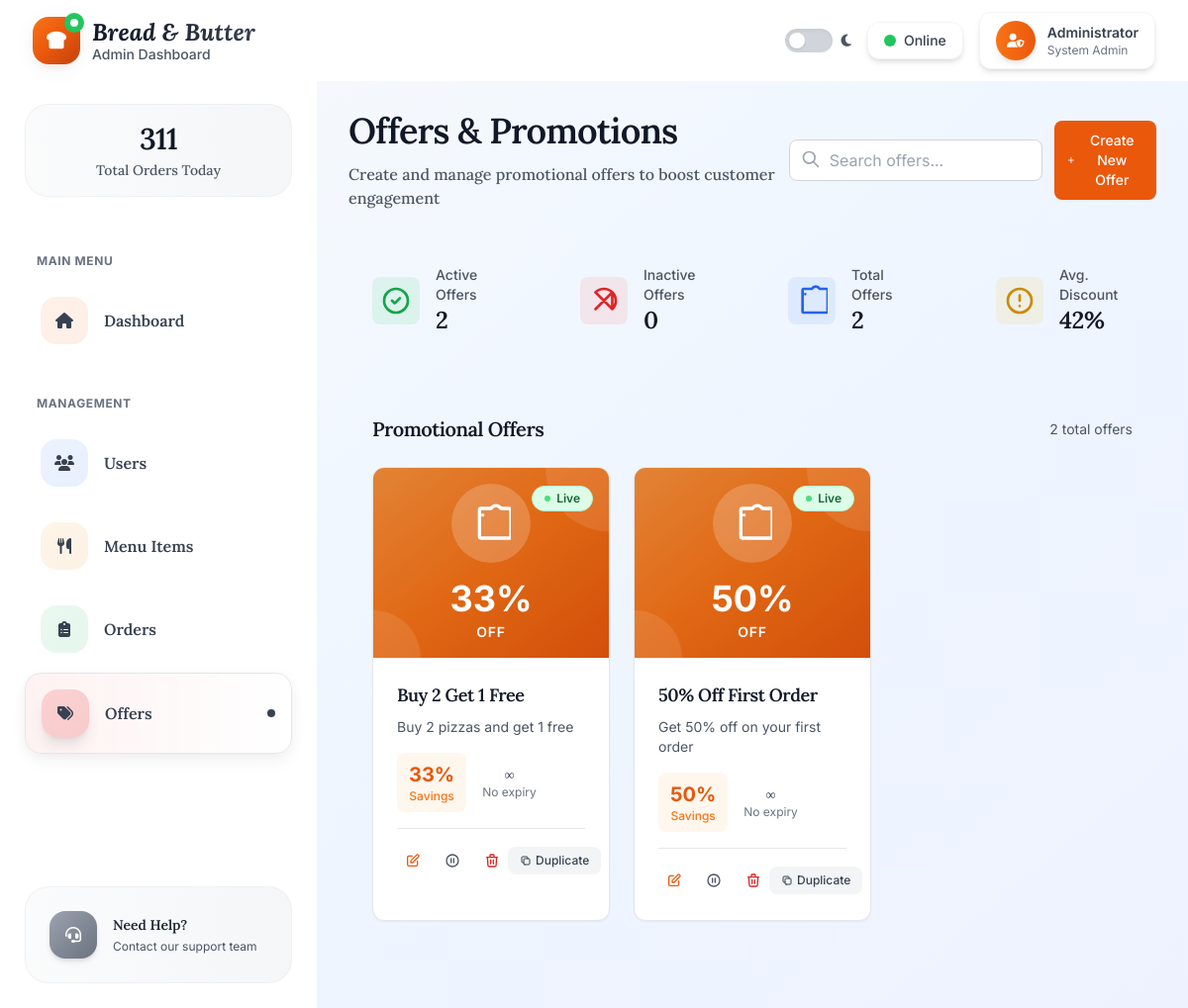
Screenshot of /offers with the database file from the repository.
### app.py (models this page shows, shortened)
class Offer(db.Model):
    id = db.Column(db.Integer, primary_key=True)
    title = db.Column(db.String(100), nullable=False)
    description = db.Column(db.Text, nullable=True)
    image = db.Column(db.String(255), nullable=True)
    discount_percentage = db.Column(db.Float, nullable=False)
    is_active = db.Column(db.Boolean, default=True)
    valid_until = db.Column(db.DateTime, nullable=True)
    created_at = db.Column(db.DateTime, default=datetime.utcnow)

### app.py (the view)
@app.route('/offers')
def offers():
    offers_list = Offer.query.order_by(Offer.created_at.desc()).all()
    stats = get_stats()
    return render_template('offers.html', offers=offers_list, stats=stats)

### app.py (called while the page is built)
def get_stats():
    return {
        'total_users': User.query.count(),
        'total_orders': Order.query.count(),
        'total_revenue': db.session.query(db.func.sum(Order.total_amount)).scalar() or 0,
        'total_menu_items': MenuItem.query.count()
    }

### templates/offers.html (shortened to what this page needs)
{% extends "base.html" %}
{% block content %}
<div class="mb-8">
    <div class="sm:flex sm:items-center sm:justify-between">
        <div>
            <h1 class="text-4xl heading-text text-gray-900 dark:text-white mb-3">Offers & Promotions</h1>
            <p class="subheading-text text-gray-600 dark:text-gray-400">Create and manage promotional offers to boost customer engagement</p>
        </div>
        <div class="mt-4 sm:mt-0 flex items-center space-x-3">
            <div class="relative">
                <input type="text" id="offer-search" placeholder="Search offers..."
                       class="pl-10 pr-4 py-2 w-64 border border-gray-300 dark:border-gray-600 rounded-lg focus:ring-2 focus:ring-primary-500 focus:border-transparent bg-white dark:bg-gray-700 text-gray-900 dark:text-white">
                <svg class="absolute left-3 top-2.5 h-5 w-5 text-gray-400" fill="none" viewBox="0 0 24 24" stroke="currentColor">
                    <path stroke-linecap="round" stroke-linejoin="round" stroke-width="2" d="M21 21l-6-6m2-5a7 7 0 11-14 0 7 7 0 0114 0z" />
                </svg>
            </div>
            <button onclick="openAddOfferModal()" class="inline-flex items-center px-4 py-2.5 bg-primary-600 hover:bg-primary-700 text-white text-sm font-medium rounded-lg shadow-sm focus:outline-none focus:ring-2 focus:ring-offset-2 focus:ring-primary-500 transition-colors duration-200">
                <svg class="-ml-1 mr-2 h-5 w-5" fill="none" viewBox="0 0 24 24" stroke="currentColor">
                    <path stroke-linecap="round" stroke-linejoin="round" stroke-width="2" d="M12 6v6m0 0v6m0-6h6m-6 0H6" />
                </svg>
                Create New Offer
            </button>
        </div>
    </div>
</div>
<div class="grid grid-cols-1 md:grid-cols-4 gap-6 mb-8">
    <div class="glass-card p-6">
        <div class="flex items-center">
            <div class="p-2 bg-green-500 bg-opacity-10 rounded-lg">
                <svg class="h-8 w-8 text-green-600" fill="none" viewBox="0 0 24 24" stroke="currentColor">
                    <path stroke-linecap="round" stroke-linejoin="round" stroke-width="2" d="M9 12l2 2 4-4m6 2a9 9 0 11-18 0 9 9 0 0118 0z" />
                </svg>
            </div>
            <div class="ml-4">
                <p class="text-sm font-medium text-gray-600 dark:text-gray-400">Active Offers</p>
                <p class="text-2xl heading-text text-gray-900 dark:text-white">{{ offers | selectattr("is_active", "equalto", true) | list | length }}</p>
            </div>
        </div>
    </div>
    <div class="glass-card p-6">
        <div class="flex items-center">
            <div class="p-2 bg-red-500 bg-opacity-10 rounded-lg">
                <svg class="h-8 w-8 text-red-600" fill="none" viewBox="0 0 24 24" stroke="currentColor">
                    <path stroke-linecap="round" stroke-linejoin="round" stroke-width="2" d="M18.364 18.364A9 9 0 005.636 5.636m12.728 12.728L5.636 5.636m12.728 12.728L18.364 5.636M5.636 18.364l12.728-12.728" />
                </svg>
            </div>
            <div class="ml-4">
                <p class="text-sm font-medium text-gray-600 dark:text-gray-400">Inactive Offers</p>
                <p class="text-2xl heading-text text-gray-900 dark:text-white">{{ offers | selectattr("is_active", "equalto", false) | list | length }}</p>
            </div>
        </div>
    </div>
    <div class="glass-card p-6">
        <div class="flex items-center">
            <div class="p-2 bg-blue-500 bg-opacity-10 rounded-lg">
                <svg class="h-8 w-8 text-blue-600" fill="none" viewBox="0 0 24 24" stroke="currentColor">
                    <path stroke-linecap="round" stroke-linejoin="round" stroke-width="2" d="M7 7h.01M7 3h5c1.5-2.3 4.5-2.3 6 0h5a1.003 1.003 0 011 1v16a1.003 1.003 0 01-1 1H6a1.003 1.003 0 01-1-1V4a1.003 1.003 0 011-1z" />
                </svg>
            </div>
            <div class="ml-4">
                <p class="text-sm font-medium text-gray-600 dark:text-gray-400">Total Offers</p>
                <p class="text-2xl heading-text text-gray-900 dark:text-white">{{ offers | length }}</p>
            </div>
        </div>
    </div>
    <div class="glass-card p-6">
        <div class="flex items-center">
            <div class="p-2 bg-yellow-500 bg-opacity-10 rounded-lg">
                <svg class="h-8 w-8 text-yellow-600" fill="none" viewBox="0 0 24 24" stroke="currentColor">
                    <path stroke-linecap="round" stroke-linejoin="round" stroke-width="2" d="M12 8v4m0 4h.01M21 12a9 9 0 11-18 0 9 9 0 0118 0z" />
                </svg>
            </div>
            <div class="ml-4">
                <p class="text-sm font-medium text-gray-600 dark:text-gray-400">Avg. Discount</p>
                <p class="text-2xl heading-text text-gray-900 dark:text-white">{{ "%.0f"|format((offers | sum(attribute='discount_percentage') | float) / (offers | length) if offers | length > 0 else 0) }}%</p>
            </div>
        </div>
    </div>
</div>
<div class="glass-card p-6 mb-8">
    <div class="flex items-center justify-between mb-6">
        <h3 class="text-xl heading-text text-gray-900 dark:text-white">Promotional Offers</h3>
        <div class="flex items-center space-x-2">
            <span class="text-sm text-gray-600 dark:text-gray-400">{{ offers | length }} total offers</span>
        </div>
    </div>
    <div class="grid grid-cols-1 gap-6 sm:grid-cols-2 lg:grid-cols-3">
        {% for offer in offers %}
        <div class="bg-white dark:bg-gray-800 rounded-xl shadow-sm hover:shadow-lg transition-all duration-300 border border-gray-200 dark:border-gray-700 overflow-hidden group">
            <div class="relative aspect-w-16 aspect-h-9">
                {% if offer.image %}
                <img class="w-full h-48 object-cover group-hover:scale-105 transition-transform duration-300" src="{{ offer.image }}" alt="{{ offer.title }}">
                {% else %}
                <div class="w-full h-48 bg-gradient-to-br from-primary-400 via-primary-500 to-primary-600 flex items-center justify-center relative overflow-hidden">
                    <div class="absolute inset-0 bg-black bg-opacity-10"></div>
                    <div class="relative text-center z-10">
                        <div class="w-20 h-20 bg-white bg-opacity-20 rounded-full flex items-center justify-center mb-4 mx-auto backdrop-blur-sm">
                            <svg class="h-10 w-10 text-white" fill="none" viewBox="0 0 24 24" stroke="currentColor">
                                <path stroke-linecap="round" stroke-linejoin="round" stroke-width="2" d="M7 7h.01M7 3h5c1.5-2.3 4.5-2.3 6 0h5a1.003 1.003 0 011 1v16a1.003 1.003 0 01-1 1H6a1.003 1.003 0 01-1-1V4a1.003 1.003 0 011-1z" />
                            </svg>
                        </div>
                        <div class="text-4xl font-bold text-white mb-1">{{ "%.0f"|format(offer.discount_percentage) }}%</div>
                        <div class="text-sm text-white font-semibold tracking-wider">OFF</div>
                    </div>
                    <div class="absolute bottom-0 left-0 w-24 h-24 bg-white bg-opacity-10 rounded-full translate-y-12 -translate-x-12"></div>
                </div>
                {% endif %}
                <div class="absolute top-4 right-4">
                    {% if offer.is_active %}
                    <span class="inline-flex items-center px-3 py-1 rounded-full text-xs font-semibold bg-green-100 dark:bg-green-900 text-green-800 dark:text-green-200 border border-green-200 dark:border-green-800">
                        <span class="w-1.5 h-1.5 bg-green-400 rounded-full mr-1.5 animate-pulse"></span>
                        Live
                    </span>
                    {% else %}
                    <span class="inline-flex items-center px-3 py-1 rounded-full text-xs font-semibold bg-red-100 dark:bg-red-900 text-red-800 dark:text-red-200 border border-red-200 dark:border-red-800">
                        <span class="w-1.5 h-1.5 bg-red-400 rounded-full mr-1.5"></span>
                        Paused
                    </span>
                    {% endif %}
                </div>
            </div>
            <div class="p-6">
                <div class="mb-4">
                    <h3 class="text-lg font-semibold heading-text text-gray-900 dark:text-white mb-2">{{ offer.title }}</h3>
                    {% if offer.description %}
                    <p class="text-sm text-gray-600 dark:text-gray-400 line-clamp-2">{{ offer.description }}</p>
                    {% endif %}
                </div>
                <div class="flex items-center justify-between mb-4">
                    <div class="flex items-center space-x-4">
                        <div class="text-center bg-primary-50 dark:bg-primary-900 rounded-lg px-3 py-2">
                            <div class="text-xl font-bold text-primary-600 dark:text-primary-400">{{ "%.0f"|format(offer.discount_percentage) }}%</div>
                            <div class="text-xs text-primary-500 dark:text-primary-400 font-medium">Savings</div>
                        </div>
                        {% if offer.valid_until %}
                        <div class="text-center">
                            <div class="text-sm font-semibold text-gray-900 dark:text-white">{{ offer.valid_until.strftime('%b %d') }}</div>
                            <div class="text-xs text-gray-500 dark:text-gray-400">Expires</div>
                        </div>
                        {% else %}
                        <div class="text-center">
                            <div class="text-sm font-medium text-gray-700 dark:text-gray-300">∞</div>
                            <div class="text-xs text-gray-500 dark:text-gray-400">No expiry</div>
                        </div>
                        {% endif %}
                    </div>
                </div>
                <div class="flex items-center justify-between pt-4 border-t border-gray-200 dark:border-gray-700">
                    <div class="flex items-center space-x-2">
                        <button onclick="editOffer({{ offer.id }})" class="p-2 text-primary-600 dark:text-primary-400 hover:bg-primary-100 dark:hover:bg-primary-900 rounded-lg transition-colors duration-200" title="Edit offer">
                            <svg class="h-4 w-4" fill="none" viewBox="0 0 24 24" stroke="currentColor">
                                <path stroke-linecap="round" stroke-linejoin="round" stroke-width="2" d="M11 5H6a2 2 0 00-2 2v11a2 2 0 002 2h11a2 2 0 002-2v-5m-1.414-9.414a2 2 0 112.828 2.828L11.828 15H9v-2.828l8.586-8.586z" />
                            </svg>
                        </button>
                        <button onclick="toggleOfferStatus({{ offer.id }}, {{ offer.is_active|lower }})" class="p-2 text-gray-600 dark:text-gray-400 hover:bg-gray-100 dark:hover:bg-gray-700 rounded-lg transition-colors duration-200" title="Toggle status">
                            {% if offer.is_active %}
                            <svg class="h-4 w-4" fill="none" viewBox="0 0 24 24" stroke="currentColor">
                                <path stroke-linecap="round" stroke-linejoin="round" stroke-width="2" d="M10 9v6m4-6v6m7-3a9 9 0 11-18 0 9 9 0 0118 0z" />
                            </svg>
                            {% endif %}
                        </button>
                        <button onclick="deleteOffer({{ offer.id }})" class="p-2 text-red-600 dark:text-red-400 hover:bg-red-100 dark:hover:bg-red-900 rounded-lg transition-colors duration-200" title="Delete offer">
                            <svg class="h-4 w-4" fill="none" viewBox="0 0 24 24" stroke="currentColor">
                                <path stroke-linecap="round" stroke-linejoin="round" stroke-width="2" d="M19 7l-.867 12.142A2 2 0 0116.138 21H7.862a2 2 0 01-1.995-1.858L5 7m5 4v6m4-6v6m1-10V4a1 1 0 00-1-1h-4a1 1 0 00-1 1v3M4 7h16" />
                            </svg>
                        </button>
                    </div>
                    <button onclick="duplicateOffer({{ offer.id }})" class="inline-flex items-center px-3 py-1.5 text-xs font-medium text-gray-700 dark:text-gray-300 bg-gray-100 dark:bg-gray-700 hover:bg-gray-200 dark:hover:bg-gray-600 rounded-lg transition-colors duration-200">
                        <svg class="h-3 w-3 mr-1" fill="none" viewBox="0 0 24 24" stroke="currentColor">
                            <path stroke-linecap="round" stroke-linejoin="round" stroke-width="2" d="M8 16H6a2 2 0 01-2-2V6a2 2 0 012-2h8a2 2 0 012 2v2m-6 12h8a2 2 0 002-2v-8a2 2 0 00-2-2h-8a2 2 0 00-2 2v8a2 2 0 002 2z" />
                        </svg>
                        Duplicate
                    </button>
                </div>
            </div>
        </div>
        {% endfor %}
    </div>
</div>
{% endblock %}

### templates/base.html (style rules this page uses)
.heading-text { font-family: 'Lora', Georgia, serif; font-weight: 600; letter-spacing: -0.025em; }
.subheading-text { font-family: 'Lora', Georgia, serif; font-weight: 500; }
* { transition-property: background-color, border-color, color, fill, stroke, box-shadow; transition-duration: 300ms; transition-timing-function: cubic-bezier(0.4, 0, 0.2, 1); }

### rows the page displays
Offer: discount_percentage "33", is_active True (drawn), title "Buy 2 Get 1 Free", description "Buy 2 pizzas and get 1 free", shows "No expiry"
Offer: discount_percentage "50", is_active True (drawn), title "50% Off First Order", description "Get 50% off on your first order", shows "No expiry"

### other values shown
{{ stats.total_orders or 0 }} "311"
{{ offers | selectattr("is_active", "equalto", true) | list | length }} "2"
{{ offers | selectattr("is_active", "equalto", false) | list | length }} "0"
{{ offers | length }} "2"
